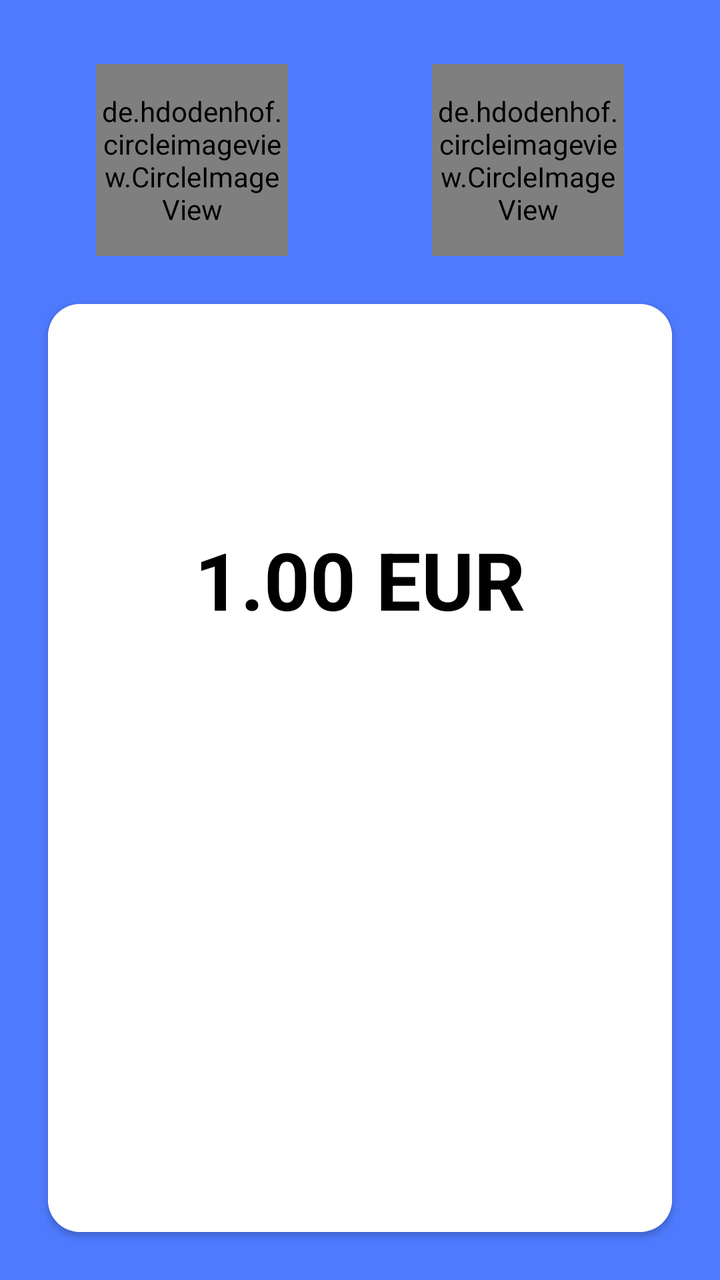
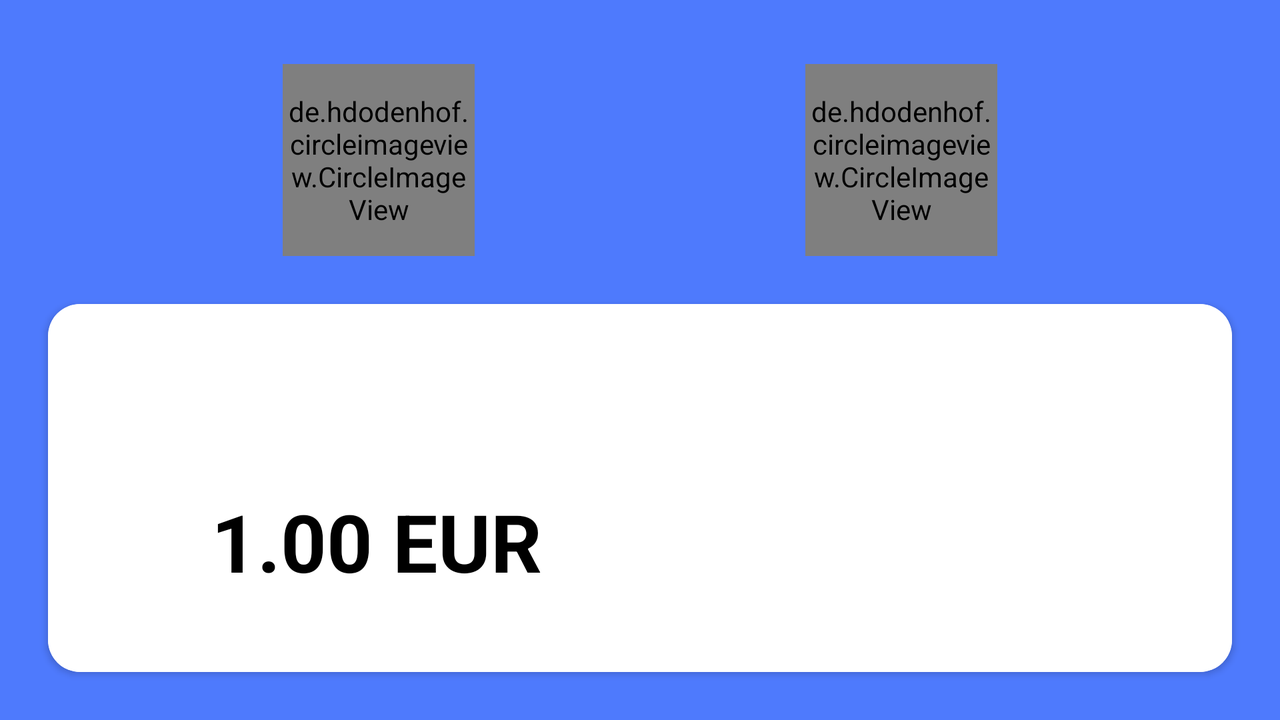

An Android layout and its configuration variant, each rendered on a device that would load it. The default file and the variant file are quoted in full after the pictures.
<!-- AndroidManifest.xml: application theme Theme.ExchangeRates -->
<!-- res/layout/activity_exchange_rate_details.xml -->
<?xml version="1.0" encoding="utf-8"?>
<androidx.constraintlayout.widget.ConstraintLayout
    xmlns:android="http://schemas.android.com/apk/res/android"
    xmlns:app="http://schemas.android.com/apk/res-auto"
    xmlns:tools="http://schemas.android.com/tools"
    android:layout_width="match_parent"
    android:layout_height="match_parent"
    android:background="@color/blue_background"
    tools:context=".views.ExchangeRateActivity">

    <de.hdodenhof.circleimageview.CircleImageView
        android:id="@+id/ue_flag"
        android:layout_width="96dp"
        android:layout_height="96dp"
        android:layout_marginTop="32dp"
        android:src="@drawable/ue"
        app:civ_border_color="#FF000000"
        app:civ_border_width="2dp"
        app:layout_constraintEnd_toStartOf="@+id/other_currency_flag"
        app:layout_constraintStart_toStartOf="parent"
        app:layout_constraintTop_toTopOf="parent" />

    <de.hdodenhof.circleimageview.CircleImageView
        android:id="@+id/other_currency_flag"
        android:layout_width="96dp"
        android:layout_height="96dp"
        android:layout_marginStart="24dp"
        android:layout_marginTop="32dp"
        app:civ_border_color="#FF000000"
        app:civ_border_width="2dp"
        app:layout_constraintStart_toEndOf="@id/ue_flag"
        app:layout_constraintEnd_toEndOf="parent"
        app:layout_constraintTop_toTopOf="parent" />


    <androidx.cardview.widget.CardView
        android:id="@+id/exchangeRateInfoContainer"
        android:layout_width="match_parent"
        android:layout_height="0dp"
        android:layout_margin="24dp"
        app:cardCornerRadius="16sp"
        app:layout_constraintTop_toBottomOf="@id/ue_flag"
        app:layout_constraintStart_toStartOf="parent"
        app:layout_constraintEnd_toEndOf="parent"
        app:layout_constraintBottom_toBottomOf="parent">

        <androidx.constraintlayout.widget.ConstraintLayout
            android:layout_width="match_parent"
            android:layout_height="match_parent"
            android:background="@color/white">

            <TextView
                android:id="@+id/chosenRateDate"
                android:layout_width="match_parent"
                android:layout_height="wrap_content"
                android:gravity="center"
                android:textColor="@color/blue_background"
                android:textSize="40sp"
                app:layout_constraintBottom_toTopOf="@id/euroTV"
                app:layout_constraintEnd_toEndOf="parent"
                app:layout_constraintStart_toStartOf="parent"
                app:layout_constraintTop_toTopOf="parent" />

            <TextView
                android:layout_width="match_parent"
                android:layout_height="wrap_content"
                android:text="@string/_1_00_eur"
                android:id="@+id/euroTV"
                app:layout_constraintTop_toBottomOf="@id/chosenRateDate"
                app:layout_constraintStart_toStartOf="parent"
                app:layout_constraintEnd_toEndOf="parent"
                app:layout_constraintBottom_toTopOf="@id/arrowsIcon"
                android:gravity="center"
                android:textStyle="bold"
                android:textColor="@color/black"
                android:textSize="40sp"/>

            <ImageView
                android:layout_width="100dp"
                android:layout_height="100dp"
                android:src="@drawable/baseline_swap_vert_black_48"
                android:id="@+id/arrowsIcon"
                app:layout_constraintBottom_toTopOf="@id/otherCurrencyRateTV"
                app:layout_constraintTop_toBottomOf="@id/euroTV"
                app:layout_constraintStart_toStartOf="parent"
                app:layout_constraintEnd_toEndOf="parent"/>

            <TextView
                android:id="@+id/otherCurrencyRateTV"
                android:layout_width="match_parent"
                android:layout_height="wrap_content"
                android:layout_marginBottom="60dp"
                android:gravity="center"
                android:textColor="@color/black"
                android:textSize="40sp"
                android:textStyle="bold"
                app:layout_constraintBottom_toBottomOf="parent"
                app:layout_constraintEnd_toEndOf="parent"
                app:layout_constraintStart_toStartOf="parent"
                app:layout_constraintTop_toBottomOf="@id/arrowsIcon" />

        </androidx.constraintlayout.widget.ConstraintLayout>


    </androidx.cardview.widget.CardView>


</androidx.constraintlayout.widget.ConstraintLayout>
<!-- resources referenced by this layout -->
<resources>
  <color name="black">#FF000000</color>
  <color name="blue_background">#4e7afd</color>
  <color name="white">#FFFFFFFF</color>
  <!-- drawable ue: png bitmap (drawable-v24, 4955 bytes) -->
  <string name="_1_00_eur">1.00 EUR</string>
  <style name="Theme.ExchangeRates" parent="Theme.MaterialComponents.DayNight.NoActionBar">
          
          <item name="colorPrimary">@color/purple_500</item>
          <item name="colorPrimaryVariant">@color/blue_background</item>
          <item name="colorOnPrimary">@color/white</item>
          
          <item name="colorSecondary">@color/teal_200</item>
          <item name="colorSecondaryVariant">@color/teal_700</item>
          <item name="colorOnSecondary">@color/black</item>
          
          <item name="android:statusBarColor" tools:targetApi="l">?attr/colorPrimaryVariant</item>
          
      </style>
  <color name="purple_500">#FF6200EE</color>
  <color name="teal_200">#FF03DAC5</color>
  <color name="teal_700">#FF018786</color>
</resources>
<!-- res/layout-land/activity_exchange_rate_details.xml (the repository's variant of the layout above) -->
<!-- drawn on the phone turned sideways -->
<?xml version="1.0" encoding="utf-8"?>
<androidx.constraintlayout.widget.ConstraintLayout
    xmlns:android="http://schemas.android.com/apk/res/android"
    xmlns:app="http://schemas.android.com/apk/res-auto"
    xmlns:tools="http://schemas.android.com/tools"
    android:layout_width="match_parent"
    android:layout_height="match_parent"
    android:background="@color/blue_background"
    tools:context=".views.ExchangeRateActivity">

    <de.hdodenhof.circleimageview.CircleImageView
        android:id="@+id/ue_flag"
        android:layout_width="96dp"
        android:layout_height="96dp"
        android:layout_marginTop="32dp"
        android:src="@drawable/ue"
        app:civ_border_color="#FF000000"
        app:civ_border_width="2dp"
        app:layout_constraintEnd_toStartOf="@+id/other_currency_flag"
        app:layout_constraintStart_toStartOf="parent"
        app:layout_constraintTop_toTopOf="parent" />

    <de.hdodenhof.circleimageview.CircleImageView
        android:id="@+id/other_currency_flag"
        android:layout_width="96dp"
        android:layout_height="96dp"
        android:layout_marginStart="24dp"
        android:layout_marginTop="32dp"
        android:src="@drawable/ue"
        app:civ_border_color="#FF000000"
        app:civ_border_width="2dp"
        app:layout_constraintStart_toEndOf="@id/ue_flag"
        app:layout_constraintEnd_toEndOf="parent"
        app:layout_constraintTop_toTopOf="parent" />


    <androidx.cardview.widget.CardView
        android:id="@+id/exchangeRateInfoContainer"
        android:layout_width="match_parent"
        android:layout_height="0dp"
        android:layout_margin="24dp"
        app:cardCornerRadius="16sp"
        app:layout_constraintTop_toBottomOf="@id/ue_flag"
        app:layout_constraintStart_toStartOf="parent"
        app:layout_constraintEnd_toEndOf="parent"
        app:layout_constraintBottom_toBottomOf="parent">

        <androidx.constraintlayout.widget.ConstraintLayout
            android:layout_width="match_parent"
            android:layout_height="match_parent"
            android:background="@color/white">

            <TextView
                android:id="@+id/chosenRateDate"
                android:layout_width="match_parent"
                android:layout_height="wrap_content"
                android:gravity="center"
                android:textColor="@color/blue_background"
                android:textSize="40sp"
                android:singleLine="true"
                app:layout_constraintEnd_toEndOf="parent"
                app:layout_constraintStart_toStartOf="parent"
                app:layout_constraintTop_toTopOf="parent" />

            <TextView
                android:id="@+id/euroTV"
                android:layout_width="wrap_content"
                android:layout_height="wrap_content"
                android:gravity="center"
                android:text="@string/_1_00_eur"
                android:textColor="@color/black"
                android:textSize="40sp"
                android:textStyle="bold"
                app:layout_constraintEnd_toStartOf="@id/arrowsIcon"
                app:layout_constraintStart_toStartOf="parent"
                app:layout_constraintBottom_toBottomOf="parent"
                app:layout_constraintTop_toBottomOf="@id/chosenRateDate"
                 />

            <ImageView
                android:id="@+id/arrowsIcon"
                android:layout_width="100dp"
                android:layout_height="100dp"
                android:rotation="90"
                android:src="@drawable/baseline_swap_vert_black_48"
                app:layout_constraintBottom_toBottomOf="parent"
                app:layout_constraintTop_toBottomOf="@id/chosenRateDate"
                app:layout_constraintStart_toEndOf="@id/euroTV"
                app:layout_constraintEnd_toStartOf="@id/otherCurrencyRateTV"
                />

            <TextView
                android:id="@+id/otherCurrencyRateTV"
                android:layout_width="wrap_content"
                android:layout_height="wrap_content"
                android:gravity="center"
                android:textColor="@color/black"
                android:textSize="40sp"
                android:textStyle="bold"
                app:layout_constraintStart_toEndOf="@id/arrowsIcon"
                app:layout_constraintBottom_toBottomOf="parent"
                app:layout_constraintTop_toBottomOf="@id/chosenRateDate"
                app:layout_constraintEnd_toEndOf="parent"
                 />

        </androidx.constraintlayout.widget.ConstraintLayout>


    </androidx.cardview.widget.CardView>


</androidx.constraintlayout.widget.ConstraintLayout>
